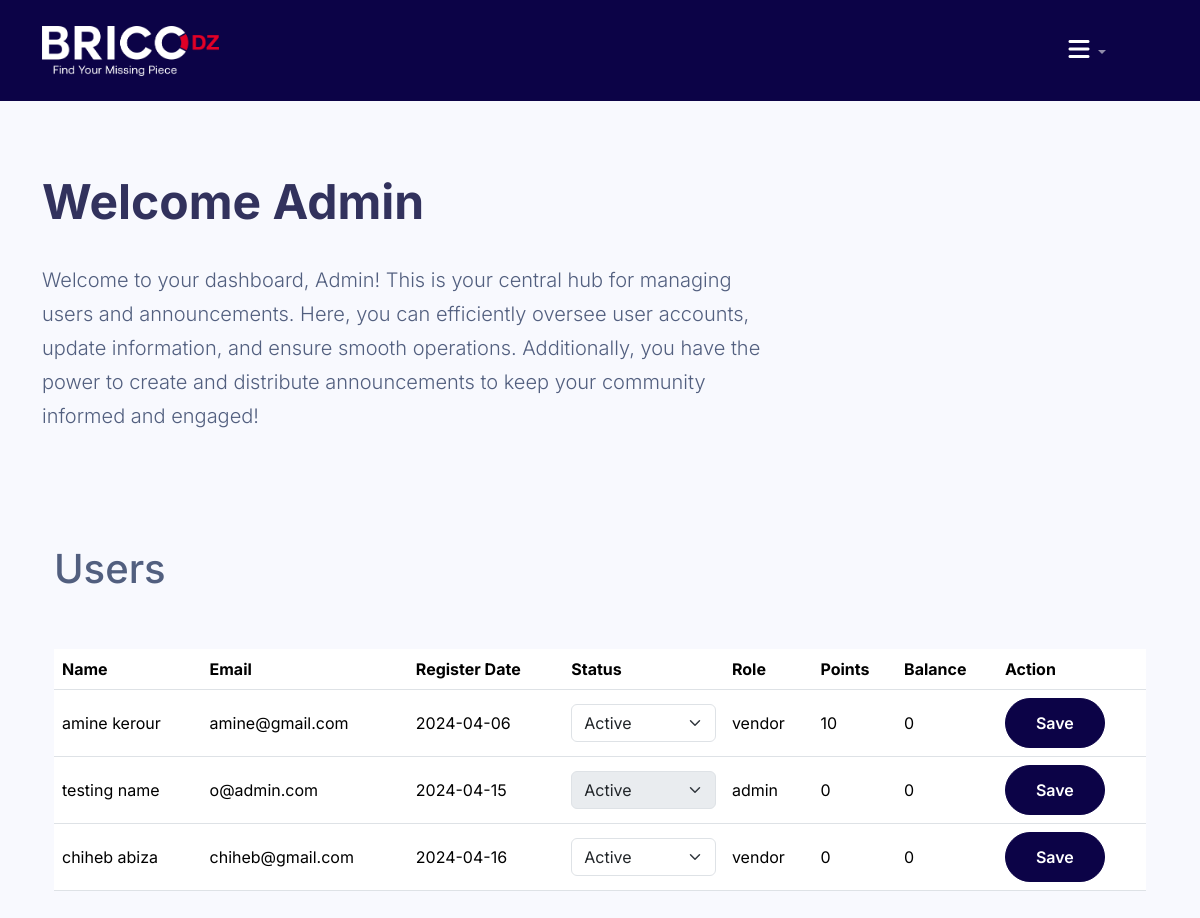
The page /admin/users.php (signed in) on the database as committed earlier.
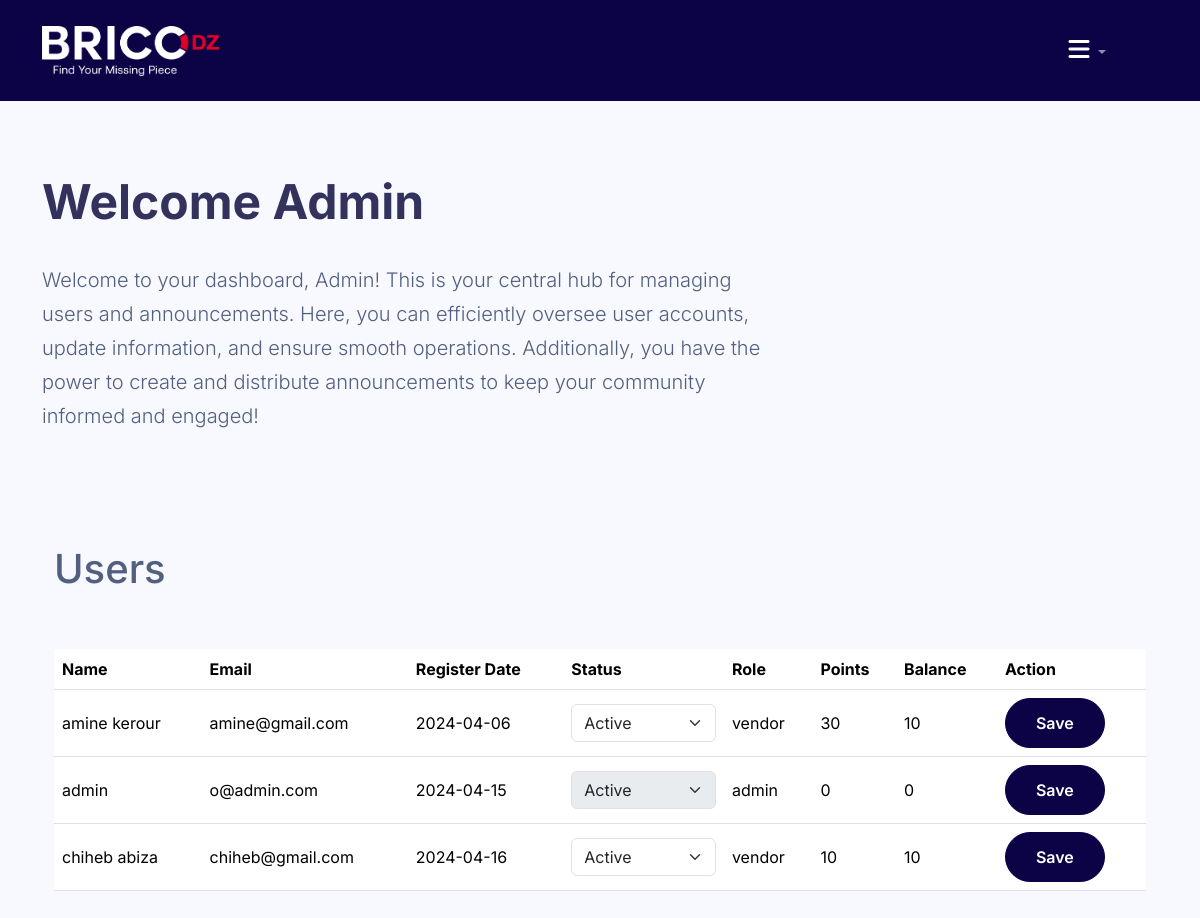
The same page on the database as committed later.
### tables this page shows
CREATE TABLE `vendor` (
  `vendor_id` int(11) NOT NULL,
  `vendor_name` varchar(255) NOT NULL,
  `vendor_email` varchar(255) NOT NULL,
  `register_date` date NOT NULL,
  `vendor_status` varchar(100) NOT NULL,
  `vendor_password` varchar(256) NOT NULL,
  `points` int(255) UNSIGNED NOT NULL DEFAULT 0,
  `balance` int(10) UNSIGNED NOT NULL DEFAULT 0,
  `role` varchar(255) NOT NULL
);

### admin/users.php (the view, shortened to what this page needs)
<?php
include("../config/connect.php");
include("../inc/head.php");
include("../inc/header.php");
?>
<link rel="stylesheet" href="../css/dash.css">
<div class="container">
    <div class="py-5 lc-block">
        <div class="lc-block">
            <div editable="rich"><br>
                <h2 class="fw-bolder display-5">Welcome Admin</h2><br>
            </div>
        </div>
        <div class="lc-block col-md-8">
            <div editable="rich">
                <p class="lead">Welcome to your dashboard, Admin! This is your central hub for managing users and announcements. Here, you can efficiently oversee user accounts, update information, and ensure smooth operations. Additionally, you have the power to create and distribute announcements to keep your community informed and engaged!
                </p><br>
            </div>
        </div>
    </div>
    <div class="container">
        <h1 class="mt-4">Users</h1><br><br>
        <form action="update_vendor_status.php" method="post">
            <div class="table-responsive">
                <table class="table align-middle mb-0 bg-white">
                    <thead class="bg-light">
                        <tr>
                            <th>Name</th>
                            <th>Email</th>
                            <th>Register Date</th>
                            <th>Status</th>
                            <th>Role</th>
                            <th>Points</th>
                            <th>Balance</th>
                            <th>Action</th>
                        </tr>
                    </thead>
                    <tbody>
                        <?php
                        $sql = "SELECT * FROM vendor";
                        $result = mysqli_query($conn, $sql);
                        if (mysqli_num_rows($result) > 0) {
                            while ($row = mysqli_fetch_assoc($result)) {
                        ?>
                                <tr>
                                    <td><?php echo $row["vendor_name"]; ?></td>
                                    <td><?php echo $row["vendor_email"]; ?></td>
                                    <td><?php echo $row["register_date"]; ?></td>
                                    <td>
                                        <select name="vendor_status[<?php echo $row['vendor_id']; ?>]" class="form-select" <?php echo ($row["role"] == "admin" ? "disabled" : ""); ?>>
                                            <option value="active" <?php echo ($row["vendor_status"] == "active" ? "selected" : ""); ?>>Active</option>
                                        </select>
                                    </td>
                                    <td><?php echo $row["role"]; ?></td>
                                    <td><?php echo $row["points"]; ?></td>
                                    <td><?php echo $row["balance"]; ?></td>
                                    <td><button type="submit" name="submit_vendor" class="btn btn-primary custom-btn">Save</button></td>
                                </tr>
                        <?php
                            }
                        } else {
                            echo "<tr><td colspan='8'>No vendors found.</td></tr>";
                        }
                        ?>
                    </tbody>
                </table>
            </div>
        </form>
    </div>
</div>
<br><br><br><br><br>

Rows that differ between the two databases and show on the page:
changed vendor "amine kerour": points "10" → "30"; balance "0" → "10"
changed vendor "admin": vendor_name "testing name" → "admin"
changed vendor "chiheb abiza": points "0" → "10"; balance "0" → "10"
